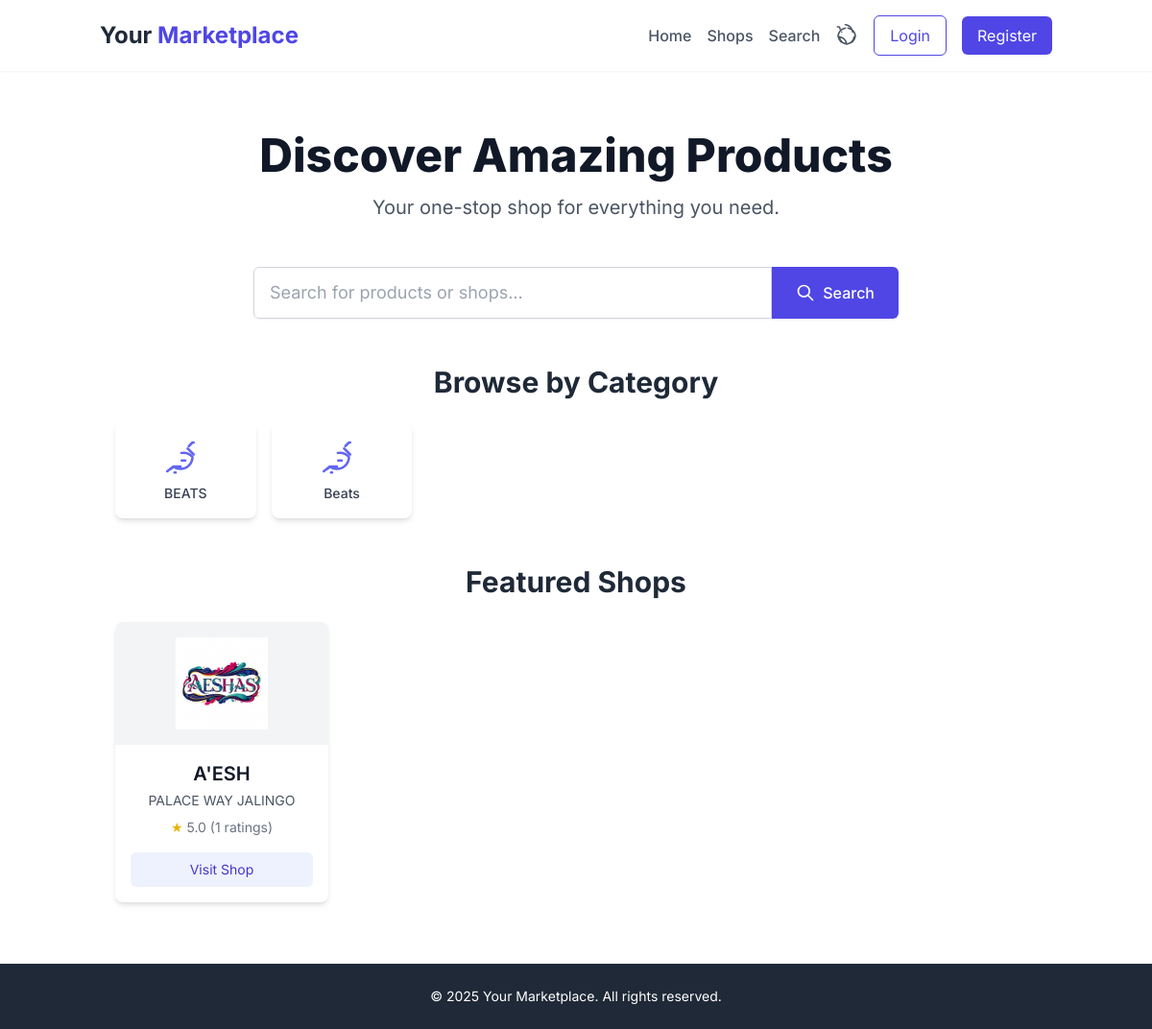
Before: / with the older database file.
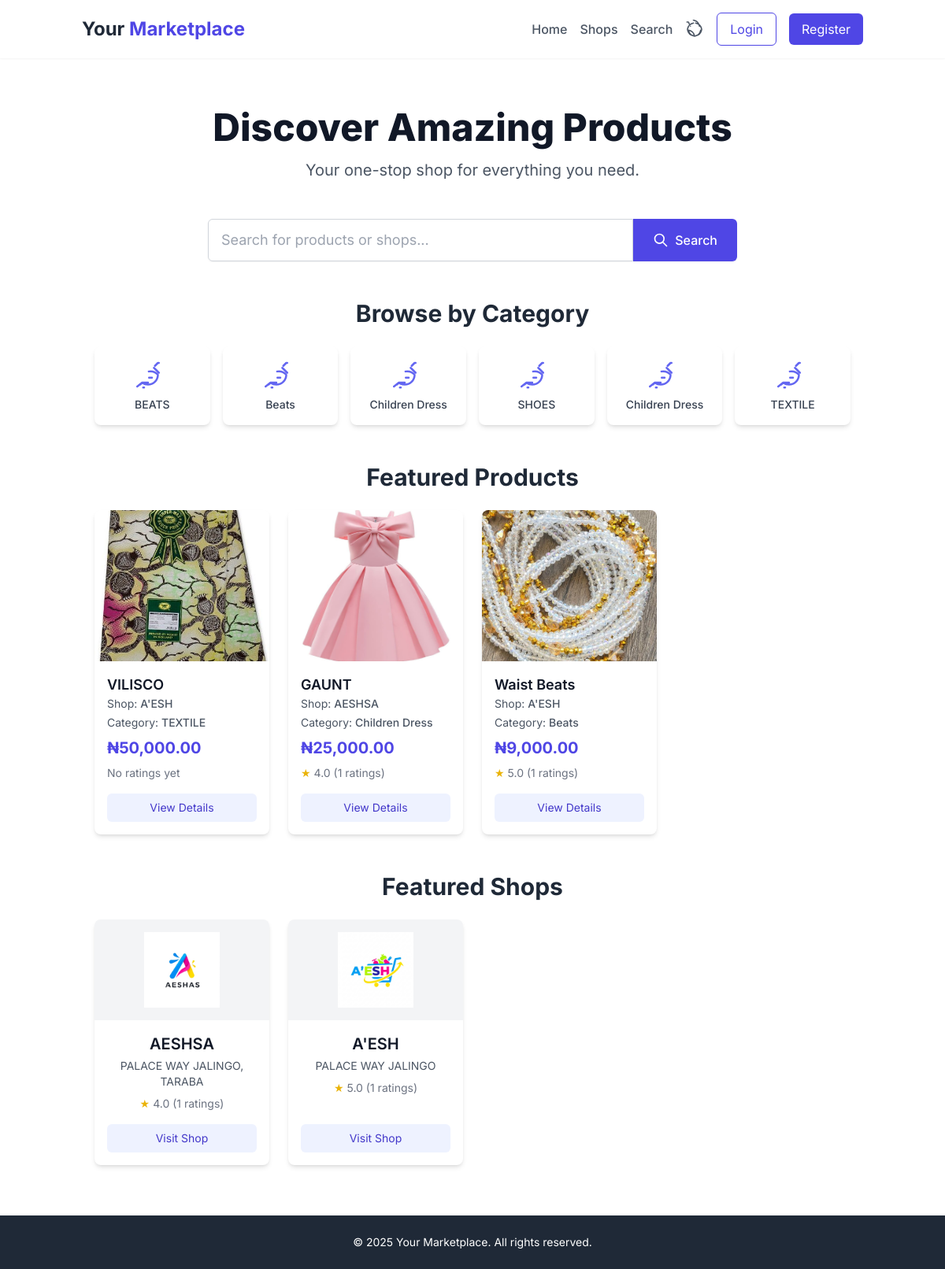
After: the same page with the newer database file.
### app/models.py (models this page shows, shortened)
class Category(db.Model):
    id = db.Column(db.Integer, primary_key=True)
    name = db.Column(db.String(50), nullable=False)
    shop_id = db.Column(db.Integer, db.ForeignKey('shop.id'), nullable=True)
    products = db.relationship('Product', backref='category', lazy='dynamic')
    __table_args__ = (
        db.UniqueConstraint('name', 'shop_id', name='unique_category_per_shop'),
    )

class Shop(db.Model):
    id = db.Column(db.Integer, primary_key=True)
    name = db.Column(db.String(100), nullable=False)
    description = db.Column(db.Text)
    location = db.Column(db.String(100))
    whatsapp_number = db.Column(db.String(20))
    logo = db.Column(db.String(100), nullable=True)
    user_id = db.Column(db.Integer, db.ForeignKey('user.id'))
    created_at = db.Column(db.DateTime, default=datetime.utcnow)
    products = db.relationship('Product', backref='shop', lazy='dynamic')
    ratings = db.relationship('Rating', backref='shop', lazy='dynamic')
    order_items = db.relationship('OrderItem', backref='shop_ordered', lazy='dynamic')
    def average_rating(self):
        ratings = [rating.value for rating in self.ratings]
        return round(sum(ratings) / len(ratings), 2) if ratings else 0
    __table_args__ = (
        db.UniqueConstraint('name', 'user_id', name='unique_shop_per_user'),
    )

class Rating(db.Model):
    id = db.Column(db.Integer, primary_key=True)
    value = db.Column(db.Integer, nullable=False)
    comment = db.Column(db.Text)
    product_id = db.Column(db.Integer, db.ForeignKey('product.id'))
    user_id = db.Column(db.Integer, db.ForeignKey('user.id'))
    shop_id = db.Column(db.Integer, db.ForeignKey('shop.id'))
    created_at = db.Column(db.DateTime, default=datetime.utcnow)

class Product(db.Model):
    id = db.Column(db.Integer, primary_key=True)
    name = db.Column(db.String(100), nullable=False)
    description = db.Column(db.Text)
    price = db.Column(db.Float)
    image = db.Column(db.String(100), nullable=True)
    is_active = db.Column(db.Boolean, default=True)
    shop_id = db.Column(db.Integer, db.ForeignKey('shop.id'))
    category_id = db.Column(db.Integer, db.ForeignKey('category.id'), nullable=True)
    created_at = db.Column(db.DateTime, default=datetime.utcnow)
    ratings = db.relationship('Rating', backref='product', lazy='dynamic')
    order_items = db.relationship('OrderItem', backref='product_ordered', lazy='dynamic')
    def formatted_price(self):
        return f"₦{self.price:,.2f}" if self.price else "₦0.00"
    def average_rating(self):
        ratings = [rating.value for rating in self.ratings]
        return round(sum(ratings) / len(ratings), 2) if ratings else 0

### app/customer.py (the view)
@bp.route('/')
def index():
    categories = Category.query.all()
    featured_shops = Shop.query.order_by(Shop.created_at.desc()).limit(8).all()
    featured_products = Product.query.filter_by(is_active=True).order_by(Product.created_at.desc()).limit(8).all()
    return render_template('customer/index.html',
                         categories=categories,
                         featured_shops=featured_shops,
                         featured_products=featured_products)

### app/templates/customer/index.html (shortened to what this page needs)
{% extends "base.html" %}
{% block content %}
<div class="max-w-6xl mx-auto px-4 py-8">
    <h1 class="text-5xl font-extrabold text-gray-900 mb-4 text-center">Discover Amazing Products</h1>
    <p class="text-xl text-gray-600 mb-12 text-center">Your one-stop shop for everything you need.</p>
    <div class="mb-12 max-w-2xl mx-auto">
        <form action="{{ url_for('customer.search') }}" method="GET" class="flex rounded-md shadow-sm">
            <input type="text" name="q" placeholder="Search for products or shops..."
                   class="flex-1 min-w-0 block w-full px-4 py-3 border border-gray-300 rounded-l-md focus:ring-indigo-500 focus:border-indigo-500 sm:text-lg">
            <button type="submit" class="inline-flex items-center px-6 py-3 border border-transparent text-base font-medium rounded-r-md text-white bg-indigo-600 hover:bg-indigo-700 focus:outline-none focus:ring-2 focus:ring-offset-2 focus:ring-indigo-500">
                <svg class="w-5 h-5 mr-2" fill="none" stroke="currentColor" viewBox="0 0 24 24" xmlns="http://www.w3.org/2000/svg"><path stroke-linecap="round" stroke-linejoin="round" stroke-width="2" d="M21 21l-6-6m2-5a7 7 0 11-14 0 7 7 0 0114 0z"></path></svg>
                Search
            </button>
        </form>
    </div>
    {% if categories %}
    <section class="mb-12">
        <h2 class="text-3xl font-bold text-gray-800 mb-6 text-center">Browse by Category</h2>
        <div class="grid grid-cols-2 sm:grid-cols-3 md:grid-cols-4 lg:grid-cols-6 gap-4">
            {% for category in categories %}
                <a href="{{ url_for('customer.search', category_id=category.id) }}"
                   class="flex flex-col items-center justify-center p-4 bg-white rounded-lg shadow-md hover:shadow-lg transition-shadow duration-200 text-center text-gray-700 hover:text-indigo-600">
                    <span class="text-sm font-medium">{{ category.name }}</span>
                </a>
            {% endfor %}
        </div>
    </section>
    {% endif %}
    {% if featured_products %}
    <section class="mb-12">
        <h2 class="text-3xl font-bold text-gray-800 mb-6 text-center">Featured Products</h2>
        <div class="grid grid-cols-1 sm:grid-cols-2 md:grid-cols-3 lg:grid-cols-4 gap-6">
            {% for product in featured_products %}
                {% include 'components/product_card.html' %}
            {% endfor %}
        </div>
    </section>
    {% endif %}
    {% if featured_shops %}
    <section>
        <h2 class="text-3xl font-bold text-gray-800 mb-6 text-center">Featured Shops</h2>
        <div class="grid grid-cols-1 sm:grid-cols-2 md:grid-cols-3 lg:grid-cols-4 gap-6">
            {% for shop in featured_shops %}
                {% include 'components/shop_card.html' %}
            {% endfor %}
        </div>
    </section>
    {% endif %}
</div>
{% endblock %}

### app/templates/components/product_card.html
<div class="bg-white rounded-lg shadow-md overflow-hidden hover:shadow-lg transition-shadow duration-200 flex flex-col">
    <img src="{{ url_for('static', filename='uploads/' + product.image) if product.image else url_for('static', filename='img/default_product.png') }}"
         alt="{{ product.name }}"
         class="w-full h-48 object-cover flex-shrink-0">
    <div class="p-4 flex-grow flex flex-col justify-between">
        <div>
            <h3 class="text-lg font-semibold text-gray-900 truncate">{{ product.name }}</h3>
            <p class="text-gray-600 text-sm mb-1">Shop: <span class="font-medium">{{ product.shop.name }}</span></p>
            {% if product.category %}
                <p class="text-gray-600 text-sm mb-2">Category: <span class="font-medium">{{ product.category.name }}</span></p>
            {% endif %}
            <p class="text-indigo-600 font-bold text-xl">{{ product.formatted_price() }}</p>
            <div class="flex items-center text-sm text-gray-500 mt-2">
                {% if product.average_rating() > 0 %}
                    <span class="text-yellow-500 mr-1">★</span> {{ product.average_rating() }} ({{ product.ratings.count() }} ratings)
                {% else %}
                    No ratings yet
                {% endif %}
            </div>
        </div>
        <a href="{{ url_for('customer.product_detail', product_id=product.id) }}"
           class="mt-4 inline-block bg-indigo-50 text-indigo-700 text-sm px-4 py-2 rounded-md hover:bg-indigo-100 transition-colors duration-200 text-center">
            View Details
        </a>
    </div>
</div>

### app/templates/components/shop_card.html
<div class="bg-white rounded-lg shadow-md overflow-hidden hover:shadow-lg transition-shadow duration-200 flex flex-col">
    <img src="{{ url_for('static', filename='uploads/' + shop.logo) if shop.logo else url_for('static', filename='img/default_shop_logo.png') }}"
         alt="{{ shop.name }} Logo"
         class="w-full h-32 object-contain bg-gray-100 p-4 flex-shrink-0">
    <div class="p-4 flex-grow flex flex-col justify-between text-center">
        <div>
            <h3 class="text-xl font-semibold text-gray-900 mb-1 truncate">{{ shop.name }}</h3>
            <p class="text-gray-600 text-sm mb-2">{{ shop.location }}</p>
            <div class="flex items-center justify-center text-sm text-gray-500">
                {% if shop.average_rating() > 0 %}
                    <span class="text-yellow-500 mr-1">★</span> {{ shop.average_rating() }} ({{ shop.ratings.count() }} ratings)
                {% else %}
                    No ratings yet
                {% endif %}
            </div>
        </div>
        <a href="{{ url_for('customer.shop_detail', shop_id=shop.id) }}"
           class="mt-4 inline-block bg-indigo-50 text-indigo-700 text-sm px-4 py-2 rounded-md hover:bg-indigo-100 transition-colors duration-200">
            Visit Shop
        </a>
    </div>
</div>

Changed rows visible on the page:
added Category: name "Children Dress"
added Category: name "SHOES"
added Category: name "Children Dress"
added Category: name "TEXTILE"
added Product: image (picture), name "VILISCO", shop.name "A'ESH", category.name "TEXTILE", formatted_price "₦50,000.00", shows "No ratings yet"
added Product: image (picture), name "GAUNT", shop.name "AESHSA", category.name "Children Dress", formatted_price "₦25,000.00", average_rating "4.0", ratings.count "1"
now on this page (row edited): Product: image (picture), name "Waist Beats", shop.name "A'ESH", category.name "Beats", formatted_price "₦9,000.00", average_rating "5.0", ratings.count "1"
added Shop: logo (picture), name "AESHSA", location "PALACE WAY JALINGO, TARABA", average_rating "4.0", ratings.count "1"
changed Shop "A'ESH": logo: a different picture
Other visible differences:
text now shown: "Featured Products"
